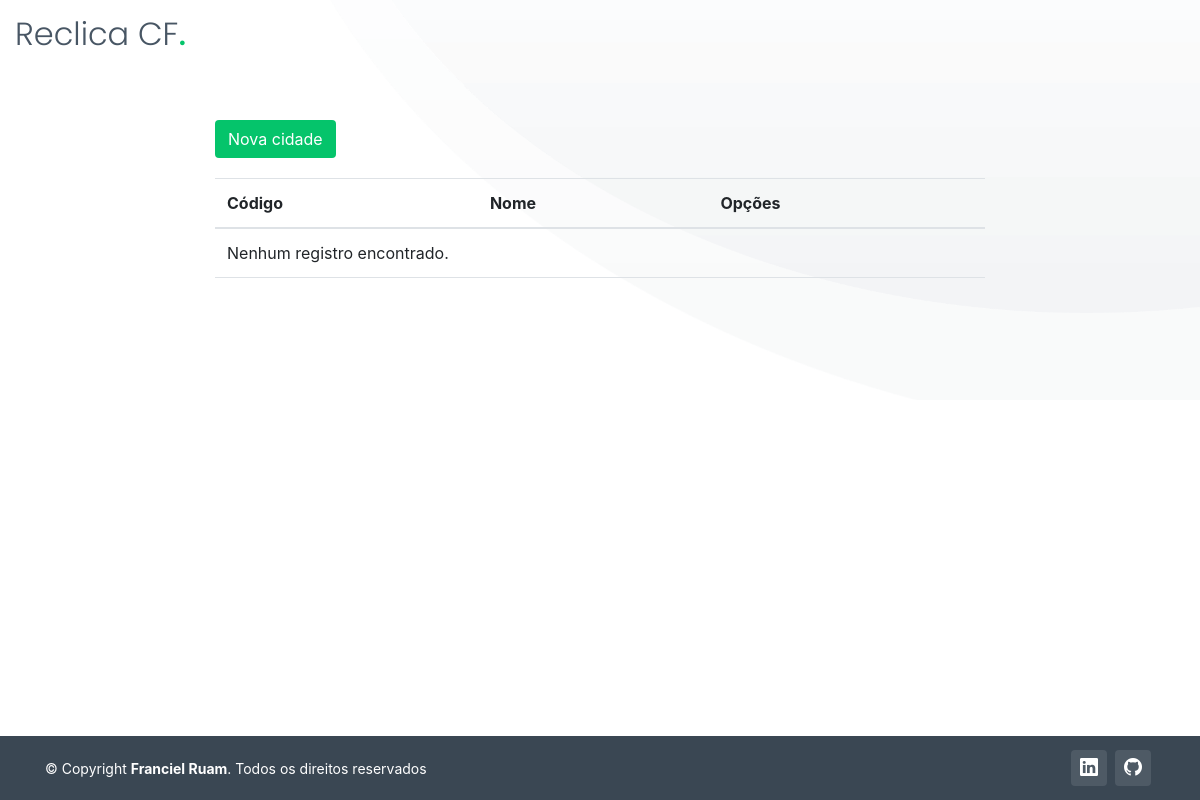
Page /listar/cidades/ (signed in) on the earlier database version.
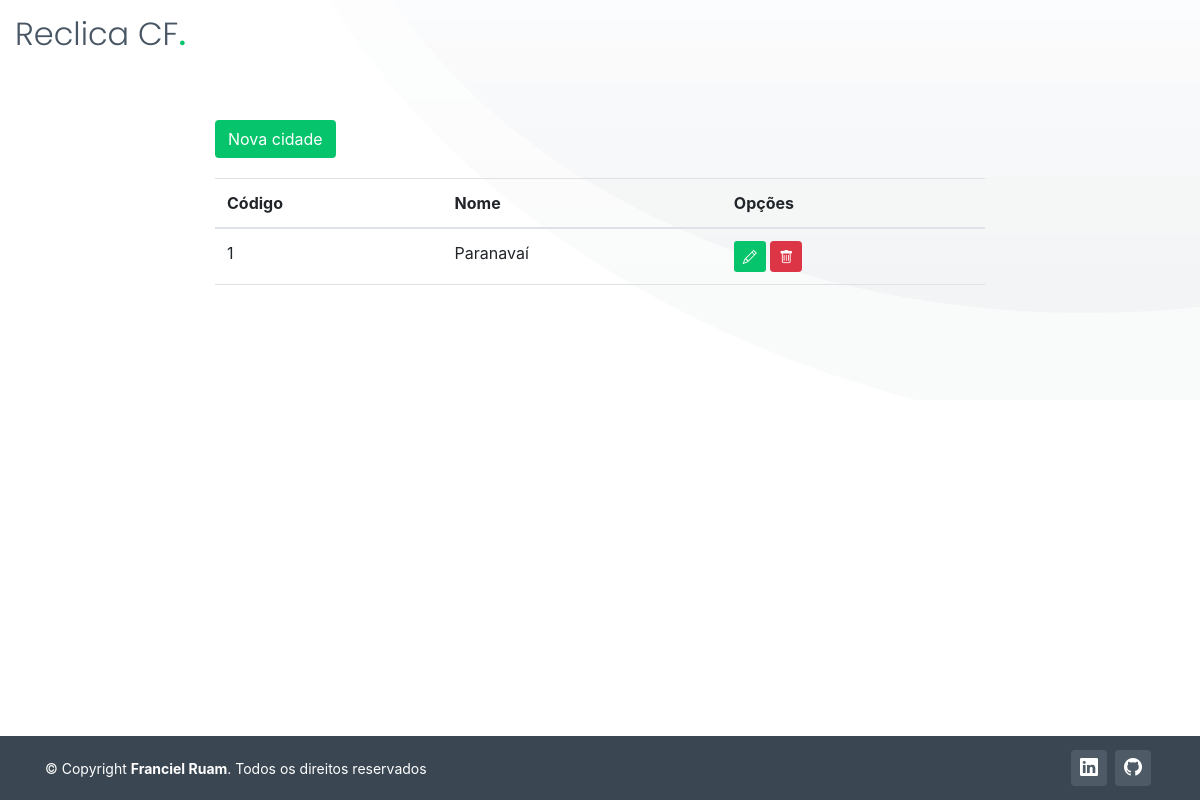
Same page on the later database version.
### cadastro/models.py (models this page shows, shortened)
class Cidade(models.Model):
    nome = models.CharField(max_length=150, verbose_name="Cidade")
    estado = models.ForeignKey(Estado, on_delete=models.PROTECT)

### cadastro/views.py (the view)
# urls.py: path('listar/cidades/', CidadeList.as_view(), name='listar-cidade'),
class CidadeList(GroupRequiredMixin, LoginRequiredMixin, ListView):
    model = Cidade
    group_required = u"Administrador"
    template_name = "cadastro/listas/cidades.html"

### cadastro/templates/cadastro/listas/cidades.html (shortened to what this page needs)
{% extends 'paginas/modelo.html' %}
{% load static %}
{% block conteudo2 %}
<div id="hero-animated" class="hero-animated">
    <div class="container col-lg-8"">
        <a href="{% url 'cadastrar-cidade' %}" class="btn btn-success float-left"
            style="margin-bottom: 20px; background-color: #05c46b; border-color: transparent;">
            Nova cidade
        </a>
        <div class="table-responsive">
            <table class="table">
                <thead>
                    <tr>
                        <th>Código</th>
                        <th>Nome</th>
                        <th>Opções</th>
                    </tr>
                </thead>
                <tbody>
                    {% for obj in object_list %}
                    <tr>
                        <td>{{ obj.pk }}</td>
                        <td>{{ obj.nome }}</td>
                        <td>
                            <a href="{% url 'editar-cidade' obj.pk %}" class="btn btn-success btn-sm" title="Editar"
                                style="background-color: #05c46b; border-color: transparent;">
                                <i class="bi bi-pencil" aria-hidden="true"></i>
                            </a>
                            <a href="{% url 'excluir-cidade' obj.pk %}" class="btn btn-danger btn-sm" title="Excluir">
                                <i class="bi bi-trash" aria-hidden="true"></i>
                            </a>
                        </td>
                    </tr>
                    {% empty %}
                    <tr>
                        <td colspan="100%">Nenhum registro encontrado.</td>
                    </tr>
                    {% endfor %}
                </tbody>
            </table>
        </div>
    </div>
</div>
{% endblock %}

Differences in the rows shown:
added Cidade: pk "1", nome "Paranavaí"
Other differences:
text no longer shown: "Nenhum registro encontrado."
